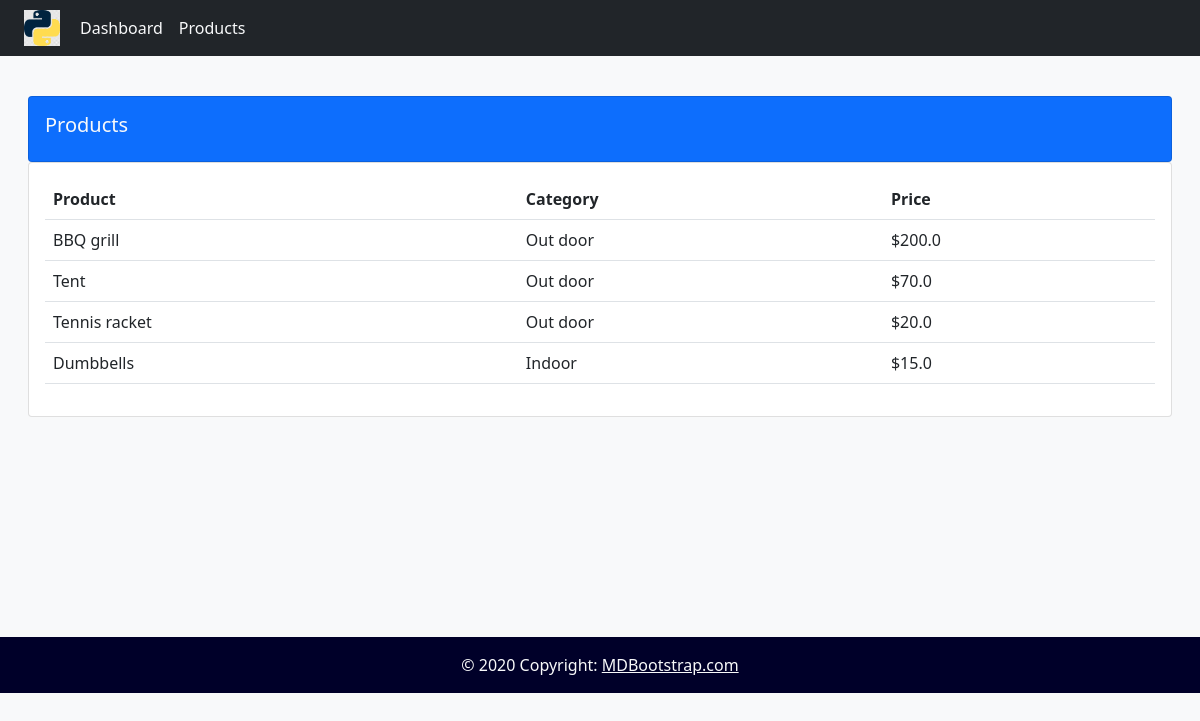
Screenshot of /products/ with the database file from the repository.
### accounts/models.py (models this page shows, shortened)
class Product(models.Model):
	CATEGORY = (
		('Indoor','Indoor'),
		('Out door','Outdoor'),
		)
	name 				= models.CharField(max_length = 200, null = True)
	price 				= models.FloatField(null = True)
	category 			= models.CharField(max_length = 200, null = True, choices = CATEGORY)
	description 		= models.CharField(max_length = 200, null = True)
	date_created		= models.DateTimeField(auto_now_add = True, null = True)
	tag 				= models.ManyToManyField(Tag)
	class Meta:
		verbose_name = "Product"
		verbose_name_plural = "Products"

### accounts/views.py (the view)
# urls.py: path('products/', views.products, name = 'products'),
def products(request):
	products = Product.objects.all()
	return render(request,'accounts/products.html',{"products":products})

### accounts/templates/accounts/products.html
{% extends 'base.html' %}
{% block content %}
<br>
<div class="row w-85 p-3 mx-auto">
	<div class="col-md">
		<div class="card card-body bg-primary">
			<h5 class="text-light">Products</h5>
		</div>
		<div class="card card-body">
			<table class="table">
				<tr>
					<th>Product</th>
					<th>Category</th>
					<th>Price</th>
				</tr>
				{% for i in products %}
				<tr>
					<td>{{i.name}}</td>
					<td>{{i.category}}</td>
					<td>${{i.price}}</td>
				</tr>
				{% endfor %}
			</table>
		</div>
	</div>
</div>
{% endblock content %}

### static/css/status.css (style rules this page uses)
body { background-color: #ebeff5; }

### rows the page displays
Product: name "BBQ grill", category "Out door", price "200.0"
Product: name "Tent", category "Out door", price "70.0"
Product: name "Tennis racket", category "Out door", price "20.0"
Product: name "Dumbbells", category "Indoor", price "15.0"
